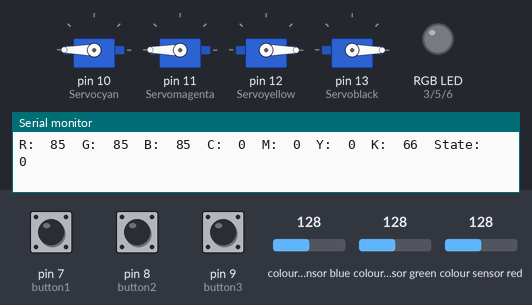
A sketch run on a simulated Arduino Uno, built with avr-gcc and run on an emulated ATmega328P. Parts: 4 × servo, an RGB LED mixed from three pins (HIGH = lit), the last lines printed to the serial monitor. The inputs (shaded band) are chosen by the test bench; at power-on: pin 9 (button3) LOW, pin 7 (button1) LOW, pin 8 (button2) LOW, colour sensor blue 128, colour sensor green 128, colour sensor red 128.

Above: at 1.2 s.
1.3 s: pin 9 (button3) pulled HIGH for 0.15 s
At 2.7 s:
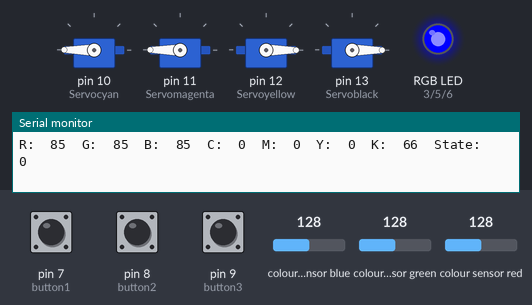
4.4 s: pin 7 (button1) pulled HIGH for 3.2 s
At 8.6 s:
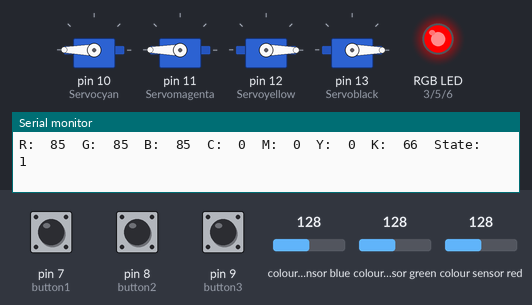
9.1 s: pin 8 (button2) pulled HIGH for 0.15 s
At 10.4 s:
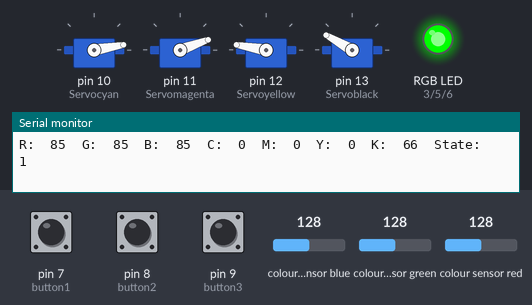
12.2 s: pin 7 (button1) pulled HIGH for 1 s
At 13.3 s:
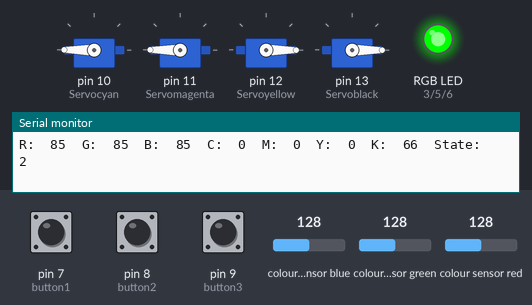
17.7 s: pin 8 (button2) pulled HIGH for 1 s
At 18.9 s:
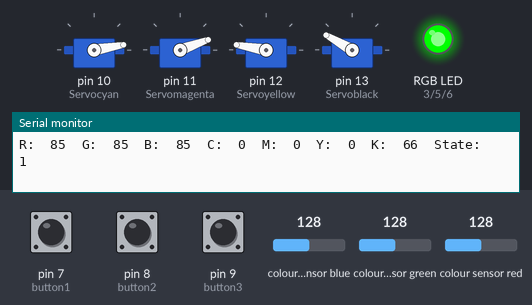
Timing chart, 0 to 22.7 s (numbered marks = the images above; inputs shaded):
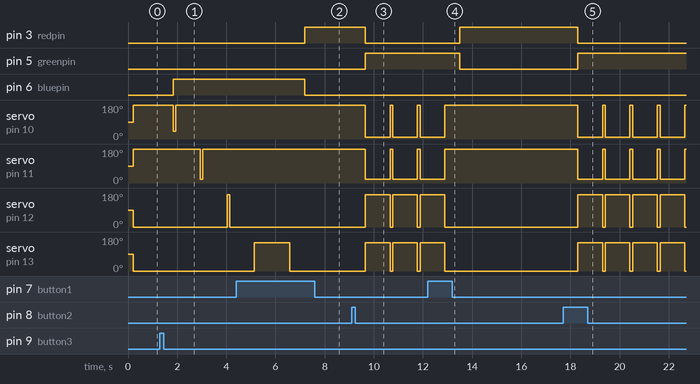

Measured:
- after the input at 1.3 s, pin 6 (bluepin): LOW → HIGH after 0.54 s; servo on pin 10 (Servocyan): 180° → 40° after 0.54 s, → 180° 0.10 s later; servo on pin 11 (Servomagenta): 180° → 20° after 1.6 s, → 180° 0.10 s later; servo on pin 12 (Servoyellow): 0° → 170° after 2.7 s, → 0° 0.10 s later
- after the input at 4.4 s, pin 3 (redpin): LOW → HIGH after 2.8 s; pin 6 (bluepin): HIGH → LOW after 2.8 s instead of 2.3 s
- after the input at 9.1 s, pin 3 (redpin): HIGH → LOW after 0.56 s; pin 5 (greenpin): LOW → HIGH after 0.56 s
- after the input at 12.2 s, pin 3 (redpin): LOW → HIGH after 1.3 s; pin 5 (greenpin): HIGH → LOW after 1.3 s; servo on pin 10 (Servocyan), servo on pin 11 (Servomagenta): goes on until 12.9 s, then stays 180°; servo on pin 12 (Servoyellow), servo on pin 13 (Servoblack): goes on until 12.9 s, then stays 0°
- after the input at 17.7 s, pin 3 (redpin): HIGH → LOW after 0.60 s; pin 5 (greenpin): LOW → HIGH after 0.60 s

The sketch:

color_sensor.ino
```cpp
#include<Wire.h>
#include<Servo.h>
#include "Adafruit_TCS34725.h"

#define button1 7
#define button2 8
#define button3 9

#define redpin 3
#define greenpin 5
#define bluepin 6

#define commonAnode false
byte gammatable[256];

Servo Servocyan;
Servo Servomagenta;
Servo Servoyellow;
Servo Servoblack;

Adafruit_TCS34725 tcs = Adafruit_TCS34725(TCS34725_INTEGRATIONTIME_50MS,TCS34725_GAIN_4X);
int buttonState1 = 0; //buttonState 押されたら１
int buttonState2 = 0;
int buttonState3 = 0;
int State = 0; //State定義

void setup() {
  //通信の初期設定
  Serial.begin(9600);
  Serial.println("Color View Test!");
  if (tcs.begin()){
    Serial.println("Found sensor");
  }else{
    Serial.println("No TCS34725 found ... check your connctions");
    while(1);
  }

  //ピンの指定
  pinMode(button1, INPUT);
  pinMode(button2, INPUT);
  pinMode(button3, INPUT);

  pinMode(redpin, OUTPUT);
  pinMode(greenpin, OUTPUT);
  pinMode(bluepin, OUTPUT);

  Servocyan.attach(10);
  Servomagenta.attach(11);
  Servoyellow.attach(12);
  Servoblack.attach(13);

  //フルカラーLED用LUTの作成（ガンマ補正）
  for (int i=0; i<256; i++){
    float x = i;
    x /= 255;
    x = pow(x, 2.5);
    x *= 255;

    if(commonAnode){
      gammatable[i] = 255 - x;
    }else{
      gammatable[i] = x;
    }
  }
}

void loop() {
  uint16_t clear, red, green, blue;
  tcs.setInterrupt(false);
  delay(60);

  //カラーセンサーデータの取得
  tcs.getRawData(&red, &green, &blue, &clear);
  tcs.setInterrupt(true);

  //色情報の正規化
  uint32_t sum = clear;
  float r, g, b;
  r = red; r /= sum;
  g = green; g /= sum;
  b = blue; b /= sum;
  r *= 256; g *= 256; b *= 256;

  //CMYKへの変換，変換式のまま（100を掛けているのは％表示にするため）
  float c, m, y, k;
  k = 256 - r;
  if(k > 256 - g) k = 256 - g;
  if(k > 256 - b) k = 256 - b;

  c = (256 - k - r); c /= 256-k; c *= 100;
  m = (256 - k - g); m /= 256-k; m *= 100;
  y = (256 - k - b); y /= 256-k; y *= 100;
  k /= 256; k *= 100;

  //シリアルモニターへ表示
  Serial.print("R:\t"); Serial.print((int)r);
  Serial.print("\tG:\t"); Serial.print((int)g);
  Serial.print("\tB:\t"); Serial.print((int)b);
  Serial.print("\tC:\t"); Serial.print((int)c);
  Serial.print("\tM:\t"); Serial.print((int)m);
  Serial.print("\tY:\t"); Serial.print((int)y);
  Serial.print("\tK:\t"); Serial.print((int)k);

  Serial.print("\tState:\t"); Serial.print(State);
  Serial.println();

  //ボタン状態の取得
  buttonState1 = digitalRead(button1);
  buttonState2 = digitalRead(button2);
  buttonState3 = digitalRead(button3);

  //フルカラーLEDを発光
  //analogWrite(redpin, gammatable[(int)r]);
  //analogWrite(greenpin, gammatable[(int)g]);
  //analogWrite(bluepin, gammatable[(int)b]);

  //ボタンを押すと指定したStateに移る
  if(buttonState1 == HIGH){
    State = 1;
    delay(500);
  }
  if(buttonState2 == HIGH){
    State = 2;
    delay(500);
  }
  if(buttonState3 == HIGH){
    State = 3;
    delay(500);
  }

  //State1になっている間，Proessingとの通信を行う
  if(State == 1){
    analogWrite(redpin, 255);  // 赤色LEDの点灯
    if(Serial.available() > 0) {
      Serial.read();
      //RGB値の送信
      Serial.println(String((int)r) + "," + String((int)g) + "," + String((int)b));
    }
  }else{
    analogWrite(redpin, 0);
  }

  //State2の間，全てのモータが絵の具が流れる位置に回転する
  if(State == 2){
    analogWrite(greenpin, 255);  // 緑色LEDの点灯

    Servocyan.write(10);  //各モータの絵の具を流す角度は実際にやってみて調節
    Servomagenta.write(20);
    Servoyellow.write(170);
    Servoblack.write(150);
    delay(1000);
  }else{
    //State2以外のときは全て絵の具を流さない
    Servocyan.write(180);
    Servomagenta.write(180);
    Servoyellow.write(0);
    Servoblack.write(-10);
    analogWrite(greenpin, 0);
  }

  //State3のとき，各モータが指定した時間だけ絵の具を流す
  if(State == 3){
    analogWrite(bluepin, 255);  // 青色LEDの点灯

    Servocyan.write(40);  //絵の具を流す回転位置
    if(c != 0) delay(100);
    delay(c*40);  //cがシアンの値(量の調整のため40倍している)
    Servocyan.write(180);  //絵の具を流さない回転位置
    delay(1000);

    //他の色も同様
    Servomagenta.write(20);
    if(m !=0) delay(100);
    delay(m*40);
    Servomagenta.write(180);
    delay(1000);

    Servoyellow.write(170);
    if(y !=0) delay(100);
    delay(y*40);
    Servoyellow.write(0);
    delay(1000);

    Servoblack.write(150);
    if(k !=0) delay(100);
    delay(k*20);
    Servoblack.write(-10);
    State = 0;
  }else{
    //State3以外のときは全て絵の具を流さない
    Servocyan.write(180);
    Servomagenta.write(180);
    Servoyellow.write(0);
    Servoblack.write(-10);
    analogWrite(bluepin, 0);
  }

  delay(1);
}
```
